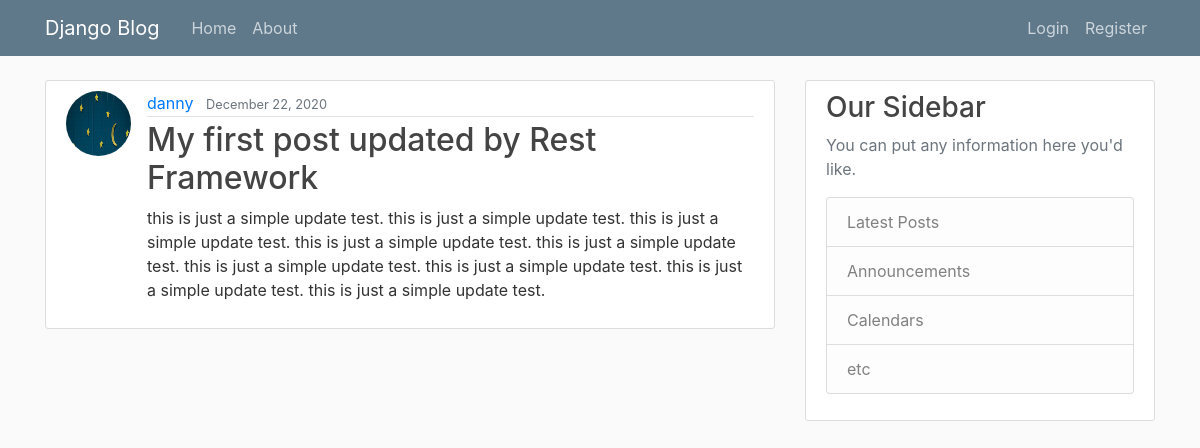
Screenshot of /post/7/ with the database file from the repository.
### blog/models.py (models this page shows, shortened)
class Post(models.Model):
    title = models.CharField(max_length=100)
    content = models.TextField()
    date_posted = models.DateTimeField(default=timezone.now)
    author = models.ForeignKey(User, on_delete=models.CASCADE, default=1)

### users/models.py (models this page shows, shortened)
class Profile(models.Model):
    user = models.OneToOneField(User, on_delete=models.CASCADE)
    image = models.ImageField(default='default.jpg', upload_to='profile_pics')

### blog/views.py (the view)
# urls.py: path('post/<int:pk>/', PostDetailView.as_view(), name='post-detail'),
class PostDetailView(DetailView):
    model = Post

### blog/templates/blog/post_detail.html (shortened to what this page needs)
{% extends "blog/base.html" %}
{% block content %}
  <article class="media content-section">
    <img class="rounded-circle article-img" src="{{ object.author.profile.image.url }}">
    <div class="media-body">
      <div class="article-metadata">
        <a class="mr-2" href="{% url 'user-posts' object.author.username %}">{{ object.author }}</a>
        <small class="text-muted">{{ object.date_posted|date:"F d, Y" }}</small>
      </div>
      <h2 class="article-title" >{{ object.title }}</h2>
      <p class="article-content">{{ object.content }}</p>
    </div>
  </article>
{% endblock content %}

### blog/static/blog/main.css (style rules this page uses)
body { background: #fafafa; color: #333333; margin-top: 5rem; }
h1, h2, h3, h4, h5, h6 { color: #444444; }
.content-section { background: #ffffff; padding: 10px 20px; border: 1px solid #dddddd; border-radius: 3px; margin-bottom: 20px; }
.article-title { color: #444444; }
.article-content { white-space: pre-line; }
.article-img { height: 65px; width: 65px; margin-right: 16px; }
.article-metadata { padding-bottom: 1px; margin-bottom: 4px; border-bottom: 1px solid #e3e3e3 }

### rows the page displays
Post: author.profile.image (picture), author "danny", date_posted "December 22, 2020", title "My first post updated by Rest Framework", content "this is just a simple update test. this is just a simple update test. this is just a simple update test. this is just a simple update test. this is just a simple update test. this is just a simple update test. this is just a simple update test. this is just a simple update test. this is just a simple update test."
